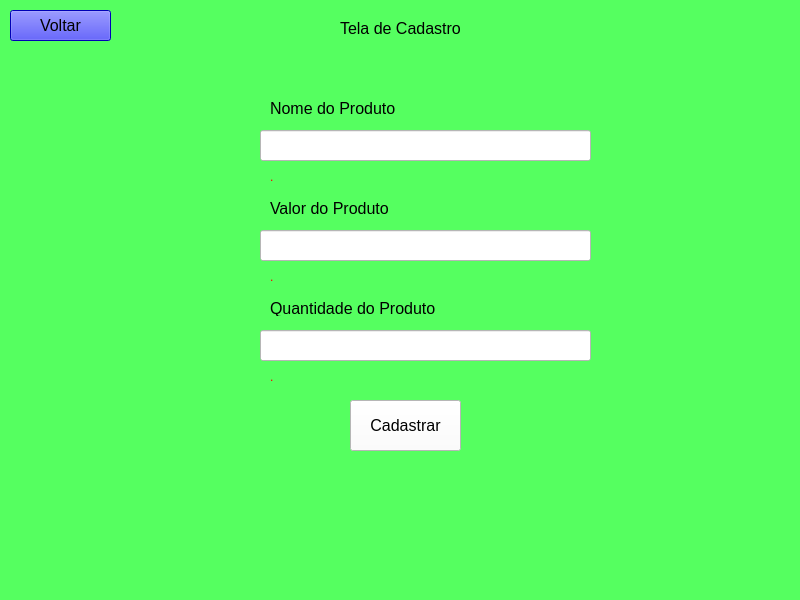
<?xml version="1.0" encoding="UTF-8"?>
<ui version="4.0">
 <class>MainWindow</class>
 <widget class="QMainWindow" name="MainWindow">
  <property name="geometry">
   <rect>
    <x>0</x>
    <y>0</y>
    <width>800</width>
    <height>600</height>
   </rect>
  </property>
  <property name="windowTitle">
   <string>MainWindow</string>
  </property>
  <property name="styleSheet">
   <string notr="true">background-color: rgb(85, 255, 96);</string>
  </property>
  <widget class="QWidget" name="centralwidget">
   <widget class="QLabel" name="label_7">
    <property name="geometry">
     <rect>
      <x>340</x>
      <y>20</y>
      <width>151</width>
      <height>16</height>
     </rect>
    </property>
    <property name="font">
     <font>
      <pointsize>12</pointsize>
     </font>
    </property>
    <property name="text">
     <string>Tela de Cadastro</string>
    </property>
   </widget>
   <widget class="QLabel" name="label_3">
    <property name="geometry">
     <rect>
      <x>270</x>
      <y>270</y>
      <width>47</width>
      <height>13</height>
     </rect>
    </property>
    <property name="styleSheet">
     <string notr="true">color: rgb(255, 0, 0);</string>
    </property>
    <property name="text">
     <string>.</string>
    </property>
   </widget>
   <widget class="QLabel" name="label_2">
    <property name="geometry">
     <rect>
      <x>270</x>
      <y>200</y>
      <width>171</width>
      <height>16</height>
     </rect>
    </property>
    <property name="font">
     <font>
      <pointsize>12</pointsize>
     </font>
    </property>
    <property name="text">
     <string>Valor do Produto</string>
    </property>
   </widget>
   <widget class="QLabel" name="label_4">
    <property name="geometry">
     <rect>
      <x>270</x>
      <y>170</y>
      <width>47</width>
      <height>13</height>
     </rect>
    </property>
    <property name="styleSheet">
     <string notr="true">color: rgb(255, 0, 0);</string>
    </property>
    <property name="text">
     <string>.</string>
    </property>
   </widget>
   <widget class="QPushButton" name="pushButton">
    <property name="geometry">
     <rect>
      <x>350</x>
      <y>400</y>
      <width>111</width>
      <height>51</height>
     </rect>
    </property>
    <property name="font">
     <font>
      <pointsize>12</pointsize>
     </font>
    </property>
    <property name="styleSheet">
     <string notr="true">background-color: rgb(255, 255, 255);</string>
    </property>
    <property name="text">
     <string>Cadastrar</string>
    </property>
   </widget>
   <widget class="QLabel" name="label">
    <property name="geometry">
     <rect>
      <x>270</x>
      <y>100</y>
      <width>161</width>
      <height>16</height>
     </rect>
    </property>
    <property name="font">
     <font>
      <pointsize>12</pointsize>
     </font>
    </property>
    <property name="text">
     <string>Nome do Produto</string>
    </property>
   </widget>
   <widget class="QLabel" name="label_5">
    <property name="geometry">
     <rect>
      <x>270</x>
      <y>370</y>
      <width>47</width>
      <height>13</height>
     </rect>
    </property>
    <property name="styleSheet">
     <string notr="true">color: rgb(255, 0, 0);</string>
    </property>
    <property name="text">
     <string>.</string>
    </property>
   </widget>
   <widget class="QLabel" name="label_6">
    <property name="geometry">
     <rect>
      <x>270</x>
      <y>300</y>
      <width>171</width>
      <height>16</height>
     </rect>
    </property>
    <property name="font">
     <font>
      <pointsize>12</pointsize>
     </font>
    </property>
    <property name="text">
     <string>Quantidade do Produto</string>
    </property>
   </widget>
   <widget class="QLineEdit" name="lineEdit">
    <property name="geometry">
     <rect>
      <x>260</x>
      <y>130</y>
      <width>331</width>
      <height>31</height>
     </rect>
    </property>
    <property name="styleSheet">
     <string notr="true">background-color: rgb(255, 255, 255);</string>
    </property>
   </widget>
   <widget class="QLineEdit" name="lineEdit_2">
    <property name="geometry">
     <rect>
      <x>260</x>
      <y>230</y>
      <width>331</width>
      <height>31</height>
     </rect>
    </property>
    <property name="styleSheet">
     <string notr="true">background-color: rgb(255, 255, 255);</string>
    </property>
   </widget>
   <widget class="QLineEdit" name="lineEdit_3">
    <property name="geometry">
     <rect>
      <x>260</x>
      <y>330</y>
      <width>331</width>
      <height>31</height>
     </rect>
    </property>
    <property name="styleSheet">
     <string notr="true">background-color: rgb(255, 255, 255);</string>
    </property>
   </widget>
   <widget class="QPushButton" name="pushButton_2">
    <property name="geometry">
     <rect>
      <x>10</x>
      <y>10</y>
      <width>101</width>
      <height>31</height>
     </rect>
    </property>
    <property name="font">
     <font>
      <pointsize>12</pointsize>
     </font>
    </property>
    <property name="styleSheet">
     <string notr="true">background-color: rgb(0, 0, 255);</string>
    </property>
    <property name="text">
     <string>Voltar</string>
    </property>
   </widget>
  </widget>
  <widget class="QMenuBar" name="menubar">
   <property name="geometry">
    <rect>
     <x>0</x>
     <y>0</y>
     <width>800</width>
     <height>21</height>
    </rect>
   </property>
  </widget>
  <widget class="QStatusBar" name="statusbar"/>
 </widget>
 <resources/>
 <connections/>
</ui>
